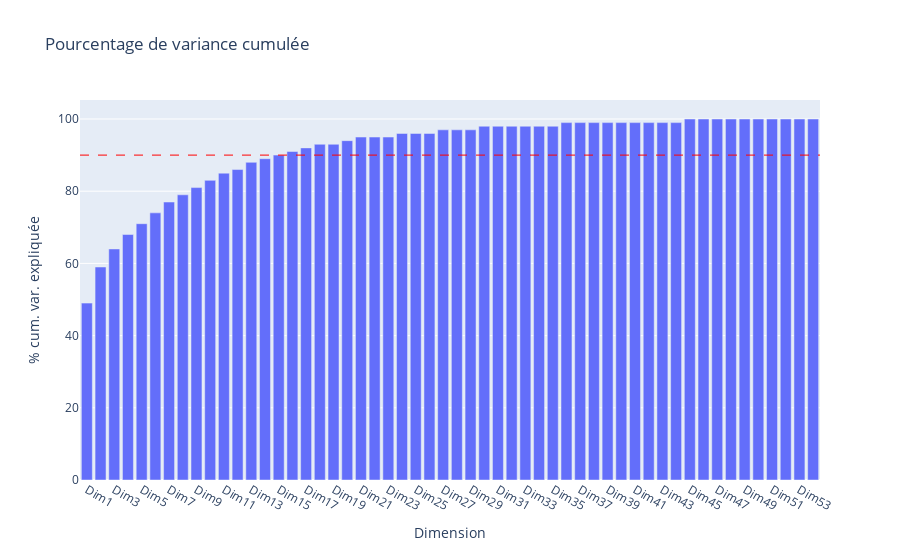

Write notebook code for a chart like this one.
### Code cell
fig = px.bar(eig, x="Dimension", y="% cum. var. expliquée", title='Pourcentage de variance cumulée')
fig.add_hline(y=90, line_width=1, line_dash="dash", line_color="red")
fig.show()

### Figure 1 — Plotly figure (JSON) as saved in the notebook; plotly's stock layout.template omitted (floating-point values rounded to 4 significant figures)
{"data": [{"alignmentgroup": "True", "hovertemplate": "Dimension=%{x}<br>% cum. var. expliquée=%{y}<extra></extra>", "legendgroup": "", "marker": {"color": "#636efa", "pattern": {"shape": ""}}, "name": "", "offsetgroup": "", "orientation": "v", "showlegend": false, "textposition": "auto", "type": "bar", "x": ["Dim1", "Dim2", "Dim3", "Dim4", "Dim5", "Dim6", "Dim7", "Dim8", "Dim9", "Dim10", "Dim11", "Dim12", "Dim13", "Dim14", "Dim15", "Dim16", "Dim17", "Dim18", "Dim19", "Dim20", "Dim21", "Dim22", "Dim23", "Dim24", "Dim25", "Dim26", "Dim27", "Dim28", "Dim29", "Dim30", "Dim31", "Dim32", "Dim33", "Dim34", "Dim35", "Dim36", "Dim37", "Dim38", "Dim39", "Dim40", "Dim41", "Dim42", "Dim43", "Dim44", "Dim45", "Dim46", "Dim47", "Dim48", "Dim49", "Dim50", "Dim51", "Dim52", "Dim53", "Dim54"], "xaxis": "x", "y": [49, 59, 64, 68, 71, 74, 77, 79, 81, 83, 85, 86, 88, 89, 90, 91, 92, 93, 93, 94, 95, 95, 95, 96, 96, 96, 97, 97, 97, 98, 98, 98, 98, 98, 98, 99, 99, 99, 99, 99, 99, 99, 99, 99, 100, 100, 100, 100, 100, 100, 100, 100, 100, 100], "yaxis": "y"}], "layout": {"autosize": true, "barmode": "relative", "legend": {"tracegroupgap": 0}, "shapes": [{"line": {"color": "red", "dash": "dash", "width": 1}, "type": "line", "x0": 0, "x1": 1, "xref": "x domain", "y0": 90, "y1": 90, "yref": "y"}], "title": {"text": "Pourcentage de variance cumulée"}, "xaxis": {"anchor": "y", "autorange": true, "domain": [0, 1], "range": [-0.5, 53.5], "title": {"text": "Dimension"}, "type": "category"}, "yaxis": {"anchor": "x", "autorange": true, "domain": [0, 1], "range": [0, 105.3], "title": {"text": "% cum. var. expliquée"}, "type": "linear"}}}
